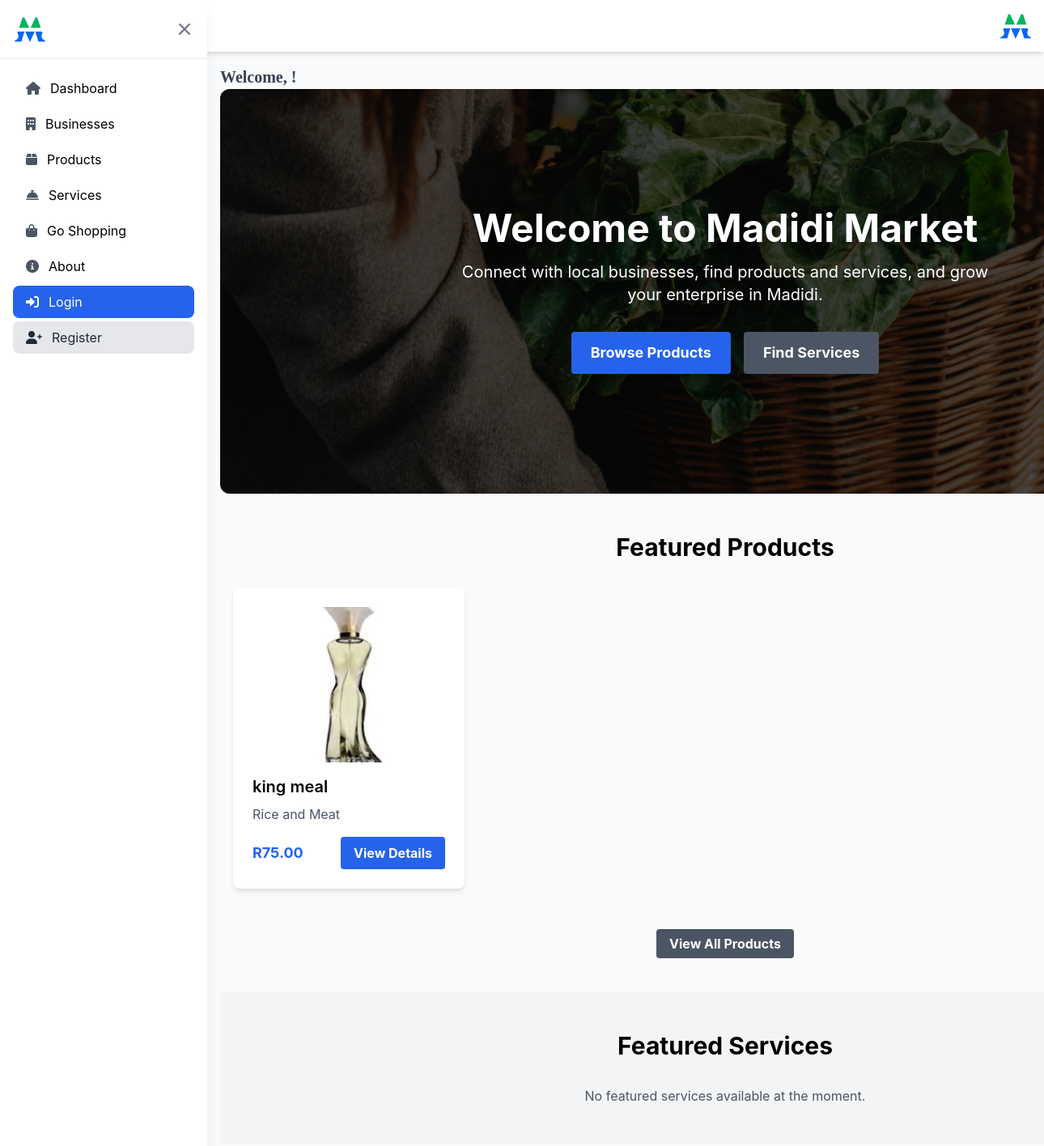
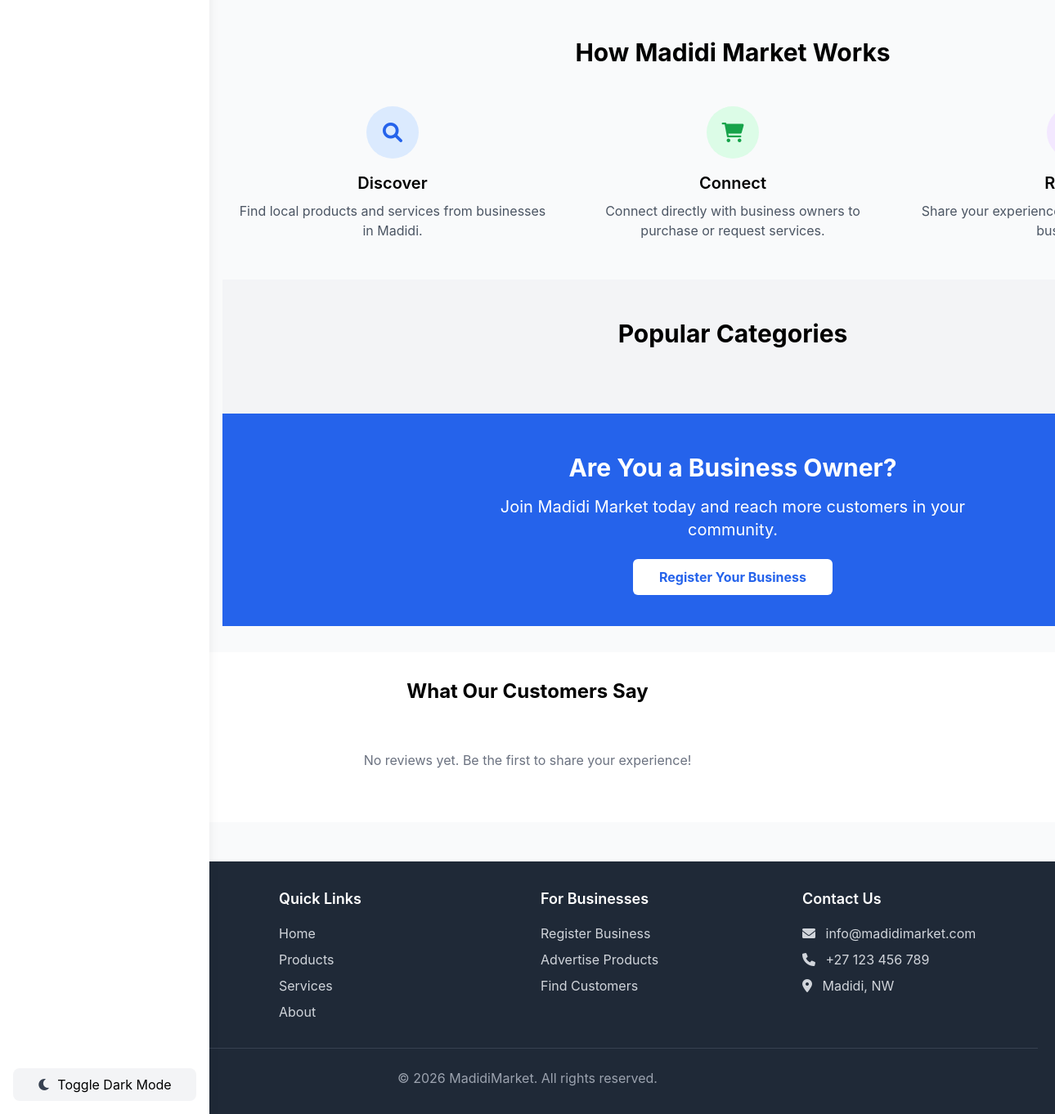
The page / on the database its author committed (2 pictures, top to bottom).
### marketplace/models.py (models this page shows, shortened)
class Product(models.Model):
    business = models.ForeignKey(Business, on_delete=models.CASCADE, related_name='products')
    name = models.CharField(max_length=200)
    description = models.TextField()
    category = models.ForeignKey(Category, on_delete=models.SET_NULL, null=True, blank=True)
    price = models.DecimalField(max_digits=10, decimal_places=2)
    stock_quantity = models.PositiveIntegerField(default=0)
    image = models.ImageField(upload_to='product_images/', blank=True, null=True)
    is_available = models.BooleanField(default=True)
    created_at = models.DateTimeField(auto_now_add=True)
    updated_at = models.DateTimeField(auto_now=True)

### marketplace/views.py (the view)
# urls.py: 2. Add a URL to urlpatterns:  path('', views.home, name='home')
def home(request):
    featured_products = Product.objects.filter(is_available=True)[:6]
    featured_services = Service.objects.filter(is_available=True)[:6]
    recommended_products = []
    recommended_services = []
    if request.user.is_authenticated:
        recommended_products = get_product_recommendations(request.user)
        recommended_services = get_service_recommendations(request.user)
    else:
        recommended_products = Product.objects.filter(
            is_available=True
        ).annotate(
            avg_rating=Avg('reviews__rating')
        ).order_by('-avg_rating', '-id')[:4]
        recommended_services = Service.objects.filter(
            is_available=True
        ).annotate(
            avg_rating=Avg('reviews__rating')
        ).order_by('-avg_rating', '-id')[:4]
    popular_categories = get_popular_categories()
    context = {
        'featured_products': featured_products,
        'featured_services': featured_services,
        'recommended_products': recommended_products,
        'recommended_services': recommended_services,
        'popular_categories': popular_categories,
    }
    return render(request, 'marketplace/home.html', context)

### marketplace/context_processors.py (called while the page is built)
def cart_context(request):
    if request.user.is_authenticated:
        try:
            cart = Cart.objects.get(customer=request.user)
            cart_items_count = cart.items.count()
        except Cart.DoesNotExist:
            cart = None
            cart_items_count = 0
        return {
            'cart': cart,
            'cart_items_count': cart_items_count,
        }
    else:
        return {
            'cart': None,
            'cart_items_count': 0,
        }

def review_context(request):
    from django.db.models import Count, Q
    recent_reviews = Review.objects.select_related('reviewer', 'business').annotate(
        num_likes=Count('review_likes', filter=Q(review_likes__is_like=True)),
        num_dislikes=Count('review_likes', filter=Q(review_likes__is_like=False))
    ).order_by('-created_at')[:6]
    return {
        'recent_reviews': recent_reviews,
    }

def admin_notification_context(request):
    if request.user.is_authenticated and (request.user.is_staff or hasattr(request.user, 'userprofile') and request.user.userprofile.user_type == 'admin'):
        from .models import UserProfile
        pending_approvals = UserProfile.objects.filter(
            user_type='business_owner',
            is_approved=False
        ).count()
        return {
            'pending_approvals_count': pending_approvals,
        }
    else:
        return {
            'pending_approvals_count': 0,
        }

### marketplace/templates/marketplace/home.html (shortened to what this page needs)
{% extends 'marketplace/base.html' %}
{% load static %}
{% block content %}
<span class="text-gray-700" style="font-family: Cambria, Cochin, Georgia, Times, 'Times New Roman', serif; font-size:20px;"><b>Welcome, {{ user.username }}!</b></span>
<br>
<section class="hero relative overflow-hidden rounded-xl wave-animation" style="background-image: url('{% static 'images/Vegetables.png' %}'); background-size: cover; background-position: center; background-repeat: no-repeat; height: 500px;">
    <div class="absolute inset-0 bg-black bg-opacity-40"></div>
    <div class="container mx-auto px-4 text-center relative z-10 h-full flex flex-col justify-center items-center">
        <h1 class="text-4xl md:text-5xl font-bold mb-4 text-white drop-shadow-lg">Welcome to Madidi Market</h1>
        <p class="text-xl mb-8 max-w-2xl mx-auto text-white drop-shadow-lg">Connect with local businesses, find products and services, and grow your enterprise in Madidi.</p>
        <div class="flex justify-center space-x-4">
            <a href="{% url 'marketplace:product_list' %}" class="btn-primary px-6 py-3 text-lg transform transition duration-300 hover:scale-105 hover:bg-blue-700">Browse Products</a>
            <a href="{% url 'marketplace:service_list' %}" class="btn-secondary px-6 py-3 text-lg transform transition duration-300 hover:scale-105 hover:bg-gray-600">Find Services</a>
        </div>
    </div>
</section>
<section class="py-12">
    <div class="container mx-auto px-4">
        <h2 class="text-3xl font-bold mb-8 text-center">Featured Products</h2>
        {% if featured_products %}
            <div class="grid grid-cols-1 sm:grid-cols-2 md:grid-cols-3 lg:grid-cols-4 gap-6">
                {% for product in featured_products %}
                <div class="card transform transition duration-300 hover:scale-105 hover:shadow-xl">
                    {% if product.image %}
                        <img src="{{ product.image.url }}" alt="{{ product.name }}" class="w-full h-48 object-cover rounded-t-lg">
                    {% else %}
                        <div class="bg-gray-200 border-2 border-dashed rounded-t-lg w-full h-48 flex items-center justify-center text-gray-500">
                            No Image
                        </div>
                    {% endif %}
                    <h3 class="text-xl font-semibold mt-4">{{ product.name }}</h3>
                    <p class="text-gray-600 mt-2 truncate">{{ product.description|truncatewords:15 }}</p>
                    <div class="mt-4 flex justify-between items-center">
                        <span class="text-lg font-bold text-blue-600">R{{ product.price }}</span>
                        <a href="{% url 'marketplace:product_detail' product.pk %}" class="btn-primary transform transition duration-300 hover:scale-105 hover:bg-blue-700">View Details</a>
                    </div>
                </div>
                {% endfor %}
            </div>
            <div class="text-center mt-8">
                <a href="{% url 'marketplace:product_list' %}" class="btn-secondary transform transition duration-300 hover:scale-105 hover:bg-gray-600">View All Products</a>
            </div>
        {% else %}
            <p class="text-center text-gray-600">No featured products available at the moment.</p>
        {% endif %}
    </div>
</section>
<section class="py-12 bg-gray-100">
    <div class="container mx-auto px-4">
        <h2 class="text-3xl font-bold mb-8 text-center">Featured Services</h2>
        {% if featured_services %}
            <div class="grid grid-cols-1 sm:grid-cols-2 md:grid-cols-3 lg:grid-cols-4 gap-6">
                {% for service in featured_services %}
                <div class="card transform transition duration-300 hover:scale-105 hover:shadow-xl">
                    {% if service.image %}
                        <img src="{{ service.image.url }}" alt="{{ service.name }}" class="w-full h-48 object-cover rounded-t-lg">
                    {% else %}
                        <div class="bg-gray-200 border-2 border-dashed rounded-t-lg w-full h-48 flex items-center justify-center text-gray-500">
                            No Image
                        </div>
                    {% endif %}
                    <h3 class="text-xl font-semibold mt-4">{{ service.name }}</h3>
                    <p class="text-gray-600 mt-2 truncate">{{ service.description|truncatewords:15 }}</p>
                    {% if service.price %}
                        <div class="mt-4 flex justify-between items-center">
                            <span class="text-lg font-bold text-blue-600">R{{ service.price }}</span>
                        </div>
                    {% endif %}
                    <div class="mt-4">
                        <a href="{% url 'marketplace:service_detail' service.pk %}" class="btn-primary w-full transform transition duration-300 hover:scale-105 hover:bg-blue-700">View Details</a>
                    </div>
                </div>
                {% endfor %}
            </div>
            <div class="text-center mt-8">
                <a href="{% url 'marketplace:service_list' %}" class="btn-secondary transform transition duration-300 hover:scale-105 hover:bg-gray-600">View All Services</a>
            </div>
        {% else %}
            <p class="text-center text-gray-600">No featured services available at the moment.</p>
        {% endif %}
    </div>
</section>
<section class="py-12">
    <div class="container mx-auto px-4">
        <h2 class="text-3xl font-bold mb-12 text-center">How Madidi Market Works</h2>
        <div class="grid grid-cols-1 md:grid-cols-3 gap-8">
            <div class="text-center">
                <div class="bg-blue-100 w-16 h-16 rounded-full flex items-center justify-center mx-auto mb-4">
                    <i class="fas fa-search text-blue-600 text-2xl"></i>
                </div>
                <h3 class="text-xl font-semibold mb-2">Discover</h3>
                <p class="text-gray-600">Find local products and services from businesses in Madidi.</p>
            </div>
            <div class="text-center">
                <div class="bg-green-100 w-16 h-16 rounded-full flex items-center justify-center mx-auto mb-4">
                    <i class="fas fa-shopping-cart text-green-600 text-2xl"></i>
                </div>
                <h3 class="text-xl font-semibold mb-2">Connect</h3>
                <p class="text-gray-600">Connect directly with business owners to purchase or request services.</p>
            </div>
            <div class="text-center">
                <div class="bg-purple-100 w-16 h-16 rounded-full flex items-center justify-center mx-auto mb-4">
                </div>
                <h3 class="text-xl font-semibold mb-2">Review</h3>
                <p class="text-gray-600">Share your experience and help others find great businesses.</p>
            </div>
        </div>
    </div>
</section>
<section class="py-12 bg-gray-100">
    <div class="container mx-auto px-4">
        <h2 class="text-3xl font-bold mb-8 text-center">Popular Categories</h2>
    </div>
</section>
<section class="py-12 bg-blue-600 text-white">
    <div class="container mx-auto px-4 text-center">
        <h2 class="text-3xl font-bold mb-4">Are You a Business Owner?</h2>
        <p class="text-xl mb-8 max-w-2xl mx-auto">Join Madidi Market today and reach more customers in your community.</p>
        <a href="{% url 'marketplace:business_register' %}" class="bg-white text-blue-600 px-8 py-3 rounded-md font-bold transform transition duration-300 hover:scale-105 hover:bg-gray-100">Register Your Business</a>
    </div>
</section>
{% endblock %}

### marketplace/templates/marketplace/home.html (style rules this page uses)
.wave-animation { animation: subtle-move 20s ease-in-out infinite alternate; background-size: 150% 150%; }

### rows shown on the page
Product: image (picture), name "king meal", description "Rice and Meat", price "75.00"
